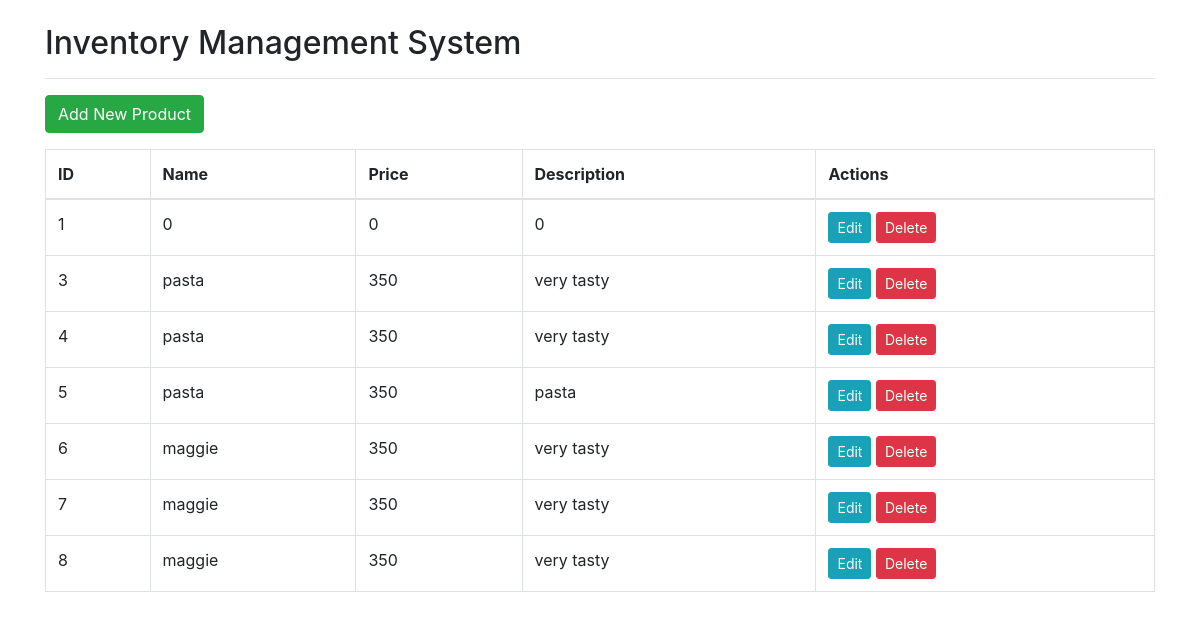
The page / on the database its author committed.
### tables this page shows
CREATE TABLE `products` (
  `id` int(11) NOT NULL,
  `product_name` varchar(255) NOT NULL,
  `product_price` varchar(255) NOT NULL,
  `product_description` varchar(255) NOT NULL
);

### view.php (the view)
<?php
include('connect.php');
$sql = "SELECT * FROM products";
$result = $conn->query($sql);
if($result->num_rows > 0){
    while($row = $result->fetch_assoc()){ ?>
        <tr>
            <td><?php echo $row['id']; ?></td>
            <td><?php echo $row['product_name']; ?></td>
            <td><?php echo $row['product_price']; ?></td>
            <td><?php echo $row['product_description']; ?></td>
            <td>
                <a href="edit.php?id=<?php echo $row['id']; ?>" class="btn btn-info btn-sm">Edit</a>
                <a href="delete.php?id=<?php echo $row['id']; ?>" class="btn btn-danger btn-sm">Delete</a>
            </td>
        </tr>
<?php
    }
} else {
    echo "<tr><td colspan='5'>No products found</td></tr>";
}
?>

### header.php (shortened to what this page needs)
<!DOCTYPE html>
<html lang="en">
<head>
<link rel="stylesheet" href="https://stackpath.bootstrapcdn.com/bootstrap/4.5.0/css/bootstrap.min.css">
</head>
<body>
<div class="container mt-4">
<h2>Inventory Management System</h2>
<hr>

### index.php
<?php include('header.php'); ?>
<a href="insert.php" class="btn btn-success mb-3">Add New Product</a>
<table class="table table-bordered">
    <thead>
        <tr>
            <th>ID</th>
            <th>Name</th>
            <th>Price</th>
            <th>Description</th>
            <th>Actions</th>
        </tr>
    </thead>
    <tbody>
        <?php include('view.php'); ?>
    </tbody>
</table>
<?php include('footer.php'); ?>

### footer.php
</div>
</body>
</html>

### rows shown on the page
products: id "1", product_name "0", product_price "0", product_description "0"
products: id "3", product_name "pasta", product_price "350", product_description "very tasty"
products: id "4", product_name "pasta", product_price "350", product_description "very tasty"
products: id "5", product_name "pasta", product_price "350", product_description "pasta"
products: id "6", product_name "maggie", product_price "350", product_description "very tasty"
products: id "7", product_name "maggie", product_price "350", product_description "very tasty"
products: id "8", product_name "maggie", product_price "350", product_description "very tasty"
